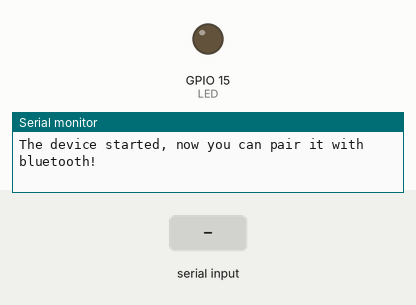
Recording of a sketch running on a simulated ESP32. Parts: output pins drawn as LEDs (lit = HIGH), the last lines printed to the serial monitor. Inputs (shaded band) come from the test bench. Nothing arrives over Bluetooth unless stated.

Above: at 1.2 s.
1.3 s: "led_on" received over the second serial link
At 2.4 s:
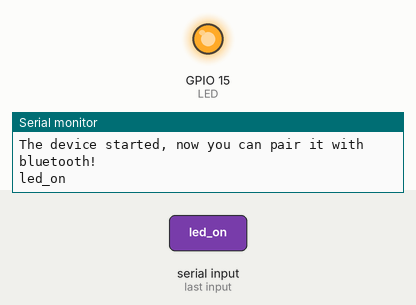
2.8 s: "led_off" received over the second serial link
At 3.5 s:
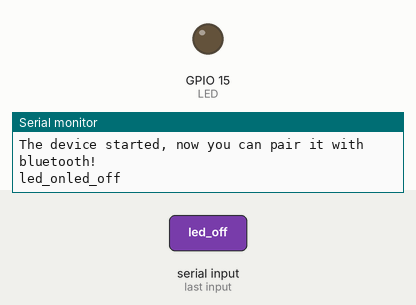
Timing chart, 0 to 5.8 s (numbered marks = the images above; inputs shaded):
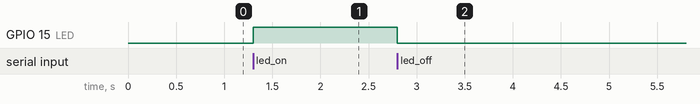

Measured:
- after the input at 1.3 s, GPIO 15 (LED): LOW → HIGH at once
- after the input at 2.8 s, GPIO 15 (LED): HIGH → LOW at once

The sketch:

Project_35.2_Bluetooth_Control_LED.ino
```cpp
//**********************************************************************************
/*
 * Filename    : Bluetooth Control LED
 * Description : The phone controls esp32's led via bluetooth.
                When the phone sends "LED_on," ESP32's LED lights turn on.
                When the phone sends "LED_off," ESP32's LED lights turn off.
 * Author      : http//www.keyestudio.com
*/
#include "BluetoothSerial.h"
#include "string.h"
#define LED 15
BluetoothSerial SerialBT;
char buffer[20];
static int count = 0;
void setup() {
  pinMode(LED, OUTPUT);
  SerialBT.begin("ESP32test"); //Bluetooth device name
  Serial.begin(115200);
  Serial.println("\nThe device started, now you can pair it with bluetooth!");
}

void loop() {
  while(SerialBT.available())
  {
    buffer[count] = SerialBT.read();
    count++;
  }
  if(count>0){
    Serial.print(buffer);
    if(strncmp(buffer,"led_on",6)==0){
      digitalWrite(LED,HIGH);
    }
    if(strncmp(buffer,"led_off",7)==0){
      digitalWrite(LED,LOW);
    }
    count=0;
    memset(buffer,0,20);
  }
}
//**********************************************************************************
```
